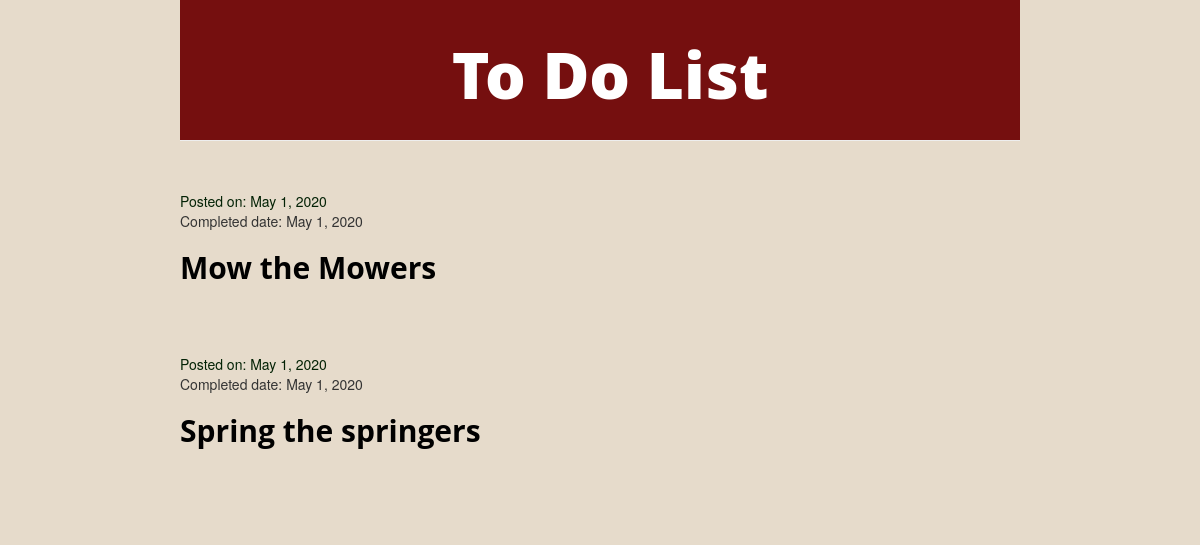
Before: / with the older database file.
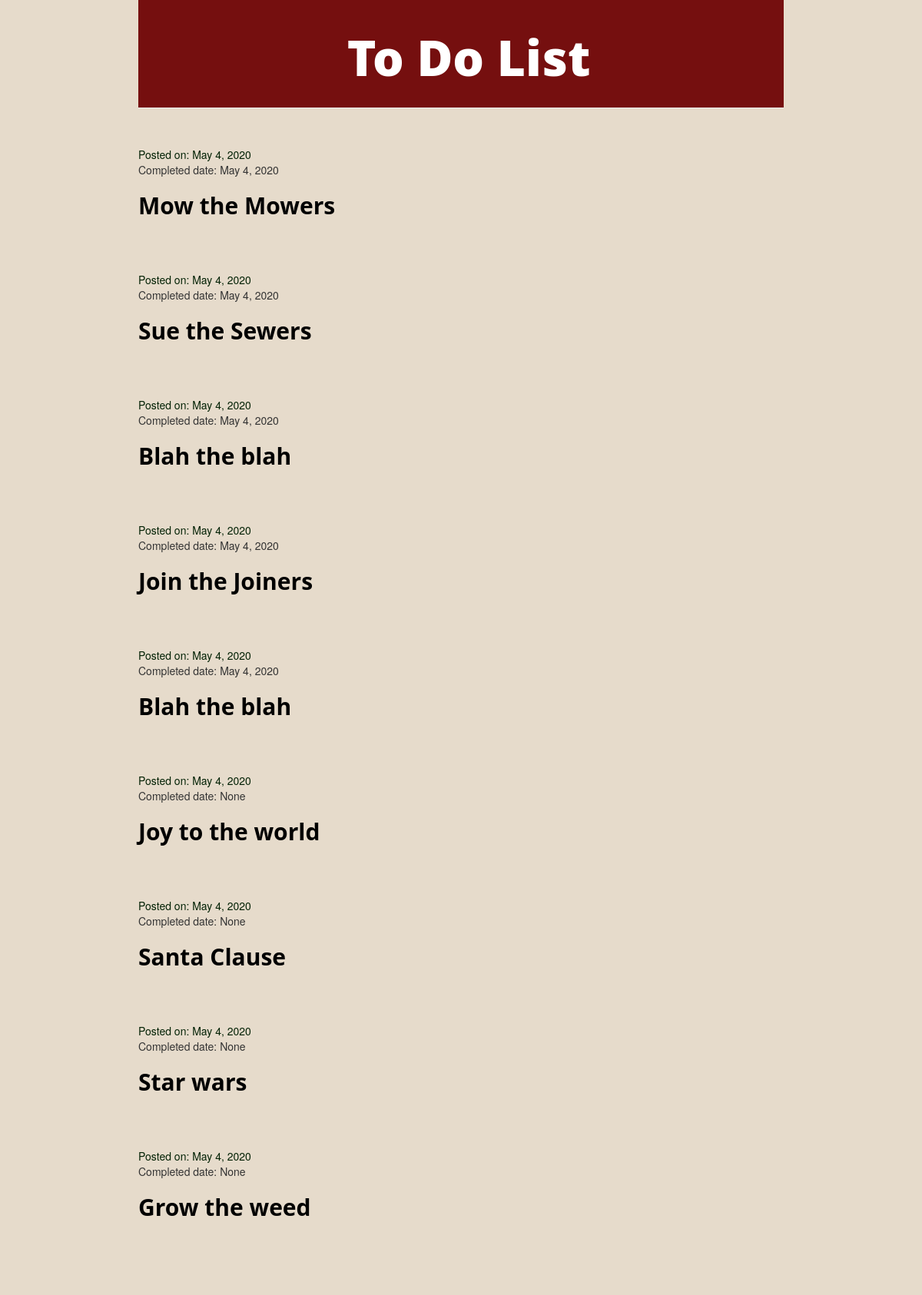
After: the same page with the newer database file.
### todoapp/models.py (models this page shows, shortened)
class Task(models.Model):
    posted_by = models.ForeignKey(settings.AUTH_USER_MODEL, on_delete=models.CASCADE, null=True)
    task_title = models.CharField(max_length=100)
    task_text = models.TextField()
    posted_date = models.DateField(default=timezone.now)
    checkbox = models.BooleanField(default=False)
    completed_date = models.DateField(blank=True, null=True)

### todoapp/views.py (the view)
# urls.py: path('', views.task_list, name='task_list'),
def task_list(request):
    tasks = Task.objects.filter(posted_date__lte=timezone.now()).order_by('posted_date')
    return render(request, 'todoapp/task_list.html', {'tasks': tasks})

### todoapp/templates/todoapp/task_list.html
{% extends 'todoapp/base.html' %}
{% block content %}
{% for task in tasks %}
    <div class="task">
        <div class="date">Posted on: {{ task.posted_date }}</div>
        <p>Completed date: {{ task.completed_date }}</p>
        <h2><a href="{% url 'task_detail' pk=task.pk %}">{{ task.task_title }}</a></h2>
    </div>
{% endfor %}
{% endblock %}

### todoapp/templates/todoapp/base.html (shortened to what this page needs)
{% load static %}
<!DOCTYPE html>
<html lang="en">
    <head>
        <link rel="stylesheet" href="//maxcdn.bootstrapcdn.com/bootstrap/3.2.0/css/bootstrap.min.css">
        <link rel="stylesheet" href="//maxcdn.bootstrapcdn.com/bootstrap/3.2.0/css/bootstrap-theme.min.css">
        <link rel="stylesheet" href="{% static 'css/todo.css' %}">
    </head>
    <body>
        <div class="page-header">
            <h1><a href="/">To Do List</a></h1>
        </div>
        <div class="content-container">
            <div class="row">
                <div class="col-md-8">
                {% block content %}
                {% endblock %}
                </div>
            </div>
        </div>
    </body>
</html>

### todoapp/static/css/todo.css (style rules this page uses)
h1 a, h2 a { color: rgb(68, 41, 22); }
body { padding-left: 180px; padding-right: 180px; background-color: rgb(230, 219, 203); }
.page-header { background-color: rgb(117, 15, 15); margin-top: 0; padding: 20px 20px 20px 40px; text-align: center; }
.page-header h1, .page-header h1 a, .page-header h1 a:visited, .page-header h1 a:active { color: #ffffff; font-size: 48pt; font-weight: 900; text-decoration: none; }
.content-container { margin-top: 30px; margin-bottom: 30px; border-top: black; border-bottom: black; border-left: black; border-right: black; }
h1, h2, h3, h4 { font-family: 'Open Sans'; font-weight: bold; }
.date { color: #032205; }
.task { margin-top: 20px; margin-bottom: 70px; align-self: flex-start; border-top: black; border-bottom: black; }
.task h2 a, .task h2 a:visited { color: #000000; }

Changed rows visible on the page:
removed Task: posted_date "May 1, 2020", completed_date "May 1, 2020", task_title "Mow the Mowers"
removed Task: posted_date "May 1, 2020", completed_date "May 1, 2020", task_title "Spring the springers"
added Task: posted_date "May 4, 2020", completed_date "May 4, 2020", task_title "Mow the Mowers"
added Task: posted_date "May 4, 2020", completed_date "May 4, 2020", task_title "Sue the Sewers"
added Task: posted_date "May 4, 2020", completed_date "May 4, 2020", task_title "Blah the blah"
added Task: posted_date "May 4, 2020", completed_date "May 4, 2020", task_title "Join the Joiners"
added Task: posted_date "May 4, 2020", completed_date "May 4, 2020", task_title "Blah the blah"
added Task: posted_date "May 4, 2020", completed_date "None", task_title "Joy to the world"
added Task: posted_date "May 4, 2020", completed_date "None", task_title "Santa Clause"
added Task: posted_date "May 4, 2020", completed_date "None", task_title "Star wars"
added Task: posted_date "May 4, 2020", completed_date "None", task_title "Grow the weed"
